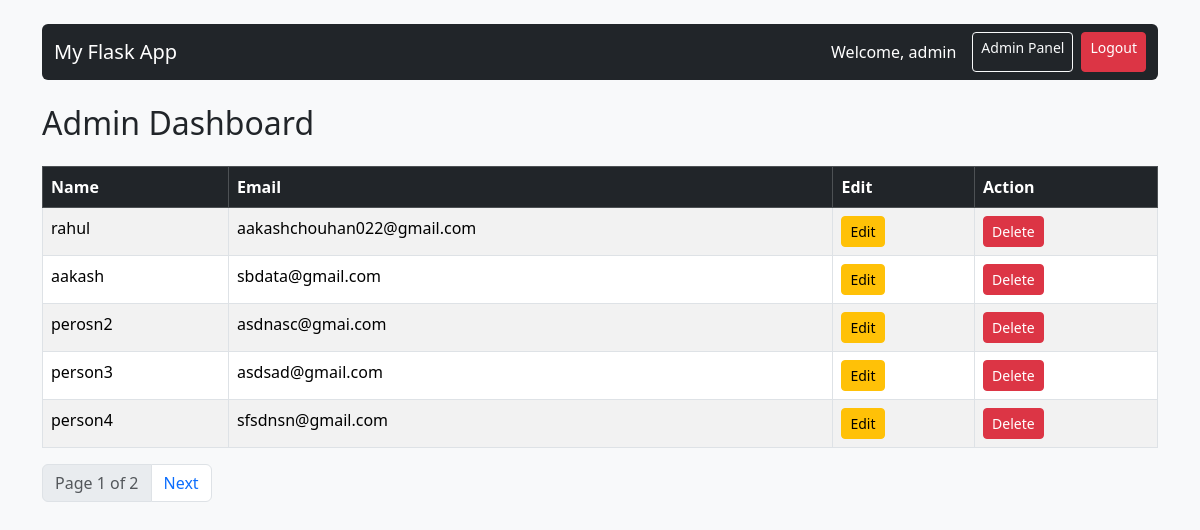
Page /admin (signed in) on the committed database.
### tables this page shows
CREATE TABLE users (
            id INTEGER PRIMARY KEY AUTOINCREMENT,
            name TEXT ,
            email TEXT UNIQUE
        );

### app.py (the view)
@app.route("/admin")
def admin():
    if "user" not in session:
        return redirect(url_for("login"))
    page = request.args.get("page", 1, type=int)
    per_page = 5
    offset = (page - 1) * per_page
    conn = sqlite3.connect("database.db")
    cursor = conn.cursor()
    cursor.execute("SELECT * FROM users LIMIT ? OFFSET ?", (per_page, offset))
    contacts = cursor.fetchall()
    cursor.execute("SELECT COUNT(*) FROM users")
    total = cursor.fetchone()[0]
    conn.close()
    total_pages = (total + per_page - 1) // per_page
    return render_template(
        "admin.html",
        contacts=contacts,
        page=page,
        total_pages=total_pages
    )

### templates/admin.html (shortened to what this page needs)
{% extends "base.html" %}
{% block content %}
<h2 class="mb-4">Admin Dashboard</h2>
<table class="table table-striped table-bordered">
    <thead class="table-dark">
        <tr>
            <th>Name</th>
            <th>Email</th>
            <th>Edit</th>
            <th>Action</th>
        </tr>
    </thead>
    <tbody>
    {% for contact in contacts %}
        <tr>
            <td>{{ contact[1] }}</td>
            <td>{{ contact[2] }}</td>
            <td><a href="{{ url_for('edit', id=contact[0]) }}"
                   class="btn btn-warning btn-sm">
                   Edit
                </a></td>
            <td>
                <form action="{{ url_for('delete', id=contact[0]) }}"
                      method="POST"
                      style="display:inline;"
                      onsubmit="return confirm('Are you sure?');">
                    <button class="btn btn-danger btn-sm">Delete</button>
                </form>
            </td>
        </tr>
    {% endfor %}
    </tbody>
</table>
<nav>
  <ul class="pagination">
    <li class="page-item disabled">
      <span class="page-link">Page {{ page }} of {{ total_pages }}</span>
    </li>
    {% if page < total_pages %}
      <li class="page-item">
        <a class="page-link" href="{{ url_for('admin', page=page+1) }}">Next</a>
      </li>
    {% endif %}
  </ul>
</nav>
{% endblock %}

### templates/base.html (shortened to what this page needs)
<!DOCTYPE html>
<html>
<head>
    <link href="https://cdn.jsdelivr.net/npm/bootstrap@5.3.2/dist/css/bootstrap.min.css"
          rel="stylesheet">
</head>
<body class="bg-light">
<div class="container mt-4">
    <nav class="navbar navbar-expand-lg navbar-dark bg-dark mb-4 rounded">
        <div class="container-fluid">
            <a class="navbar-brand" href="{{ url_for('home') }}">My Flask App</a>
            <div class="d-flex">
                {% if session.get("user") %}
                    <span class="navbar-text text-white me-3">
                        Welcome, {{ session["user"] }}
                    </span>
                    <a href="{{ url_for('admin') }}"
                       class="btn btn-outline-light btn-sm me-2">
                       Admin Panel
                    </a>
                    <a href="{{ url_for('logout') }}"
                       class="btn btn-danger btn-sm">
                       Logout
                    </a>
                {% else %}
                    <a href="{{ url_for('login') }}"
                       class="btn btn-outline-light btn-sm">
                       Admin Login
                    </a>
                {% endif %}
            </div>
        </div>
    </nav>
    {% block content %}{% endblock %}
</div>
</body>
</html>

### rows in the picture
users: name "rahul", email "aakashchouhan022@gmail.com"
users: name "aakash", email "sbdata@gmail.com"
users: name "perosn2", email "asdnasc@gmai.com"
users: name "person3", email "asdsad@gmail.com"
users: name "person4", email "sfsdnsn@gmail.com"

### other values in the picture
{{ session["user"] }} "admin"
{{ page }} "1"
{{ total_pages }} "2"
